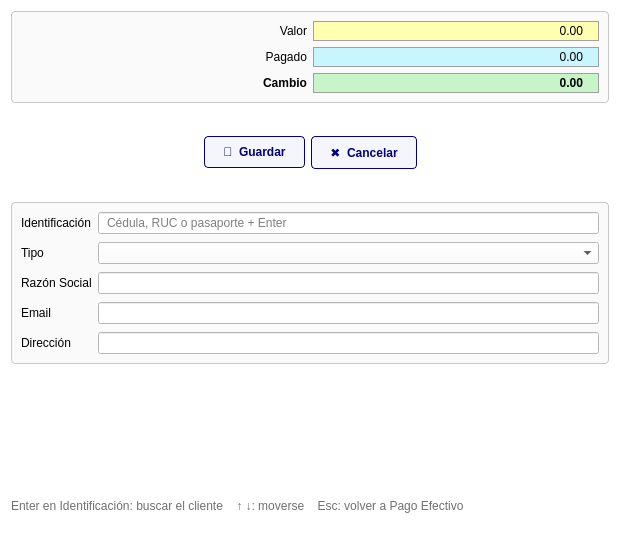
<?xml version="1.0" encoding="UTF-8"?>
<ui version="4.0">
 <class>Change</class>
 <widget class="QDialog" name="Change">
  <property name="geometry">
   <rect>
    <x>0</x>
    <y>0</y>
    <width>620</width>
    <height>560</height>
   </rect>
  </property>
  <property name="windowTitle">
   <string>Cambio</string>
  </property>
  <property name="styleSheet">
   <string notr="true">QDialog { background: white; }
QFrame#frameAmounts, QFrame#frameCustomer { background: #fafafa; border: 1px solid #c8c8c8;
                                            border-radius: 4px; }
QLabel#lbl_value, QLabel#lbl_paid, QLabel#lbl_change { border: 1px solid #a0a0a0;
                                                      color: black; padding: 2px 12px; }
QLabel#lbl_value { background: #ffffb0; }
QLabel#lbl_paid { background: #c8f5ff; }
QLabel#lbl_change { background: #c8f5c8; font-weight: bold; }
QLabel#lbl_change_title { font-weight: bold; }
QLineEdit, QComboBox { background: white; color: black; padding: 2px 6px; }
QLineEdit:focus, QComboBox:focus { background: #ffff80; }
QLineEdit:read-only { background: #f0f0f0; color: #404040; }
QLineEdit { selection-background-color: #1d4ed8; selection-color: white; }
QPushButton#push_save, QPushButton#push_cancel { background: #f4f6fb; color: #000080;
    border: 1px solid #000080; border-radius: 4px; padding: 8px 18px; font-weight: bold; }
QPushButton#push_save:focus, QPushButton#push_cancel:focus { background: #e6ff8c; }
QLabel#lbl_status[state=&quot;error&quot;] { color: #b00020; font-weight: bold; }
QLabel#lbl_status[state=&quot;ok&quot;] { color: #006400; font-weight: bold; }
QLabel#lbl_help { color: #707070; }</string>
  </property>
  <layout class="QVBoxLayout" name="verticalLayout">
   <item>
    <widget class="QFrame" name="frameAmounts">
     <property name="frameShape">
      <enum>QFrame::Shape::StyledPanel</enum>
     </property>
     <layout class="QGridLayout" name="gridLayout" columnstretch="1,1">
      <item row="0" column="0">
       <widget class="QLabel" name="lbl_value_title">
        <property name="text">
         <string>Valor</string>
        </property>
        <property name="alignment">
         <set>Qt::AlignmentFlag::AlignRight|Qt::AlignmentFlag::AlignVCenter</set>
        </property>
       </widget>
      </item>
      <item row="0" column="1">
       <widget class="QLabel" name="lbl_value">
        <property name="text">
         <string>0.00</string>
        </property>
        <property name="alignment">
         <set>Qt::AlignmentFlag::AlignRight|Qt::AlignmentFlag::AlignVCenter</set>
        </property>
       </widget>
      </item>
      <item row="1" column="0">
       <widget class="QLabel" name="lbl_paid_title">
        <property name="text">
         <string>Pagado</string>
        </property>
        <property name="alignment">
         <set>Qt::AlignmentFlag::AlignRight|Qt::AlignmentFlag::AlignVCenter</set>
        </property>
       </widget>
      </item>
      <item row="1" column="1">
       <widget class="QLabel" name="lbl_paid">
        <property name="text">
         <string>0.00</string>
        </property>
        <property name="alignment">
         <set>Qt::AlignmentFlag::AlignRight|Qt::AlignmentFlag::AlignVCenter</set>
        </property>
       </widget>
      </item>
      <item row="2" column="0">
       <widget class="QLabel" name="lbl_change_title">
        <property name="text">
         <string>Cambio</string>
        </property>
        <property name="alignment">
         <set>Qt::AlignmentFlag::AlignRight|Qt::AlignmentFlag::AlignVCenter</set>
        </property>
       </widget>
      </item>
      <item row="2" column="1">
       <widget class="QLabel" name="lbl_change">
        <property name="text">
         <string>0.00</string>
        </property>
        <property name="alignment">
         <set>Qt::AlignmentFlag::AlignRight|Qt::AlignmentFlag::AlignVCenter</set>
        </property>
       </widget>
      </item>
     </layout>
    </widget>
   </item>
   <item>
    <widget class="QFrame" name="frameButtons">
     <property name="frameShape">
      <enum>QFrame::Shape::NoFrame</enum>
     </property>
     <layout class="QHBoxLayout" name="horizontalLayout">
      <item>
       <spacer name="horizontalSpacer">
        <property name="orientation">
         <enum>Qt::Orientation::Horizontal</enum>
        </property>
        <property name="sizeHint" stdset="0">
         <size>
          <width>40</width>
          <height>20</height>
         </size>
        </property>
       </spacer>
      </item>
      <item>
       <widget class="QPushButton" name="push_save">
        <property name="text">
         <string>💾  Guardar</string>
        </property>
       </widget>
      </item>
      <item>
       <widget class="QPushButton" name="push_cancel">
        <property name="text">
         <string>✖  Cancelar</string>
        </property>
       </widget>
      </item>
      <item>
       <spacer name="horizontalSpacer_2">
        <property name="orientation">
         <enum>Qt::Orientation::Horizontal</enum>
        </property>
        <property name="sizeHint" stdset="0">
         <size>
          <width>40</width>
          <height>20</height>
         </size>
        </property>
       </spacer>
      </item>
     </layout>
    </widget>
   </item>
   <item>
    <widget class="QFrame" name="frameCustomer">
     <property name="frameShape">
      <enum>QFrame::Shape::StyledPanel</enum>
     </property>
     <layout class="QGridLayout" name="gridLayout_2" columnstretch="0,1">
      <property name="verticalSpacing">
       <number>8</number>
      </property>
      <item row="0" column="0">
       <widget class="QLabel" name="lbl_identification">
        <property name="text">
         <string>Identificación</string>
        </property>
       </widget>
      </item>
      <item row="0" column="1">
       <widget class="QLineEdit" name="txt_identification">
        <property name="maxLength">
         <number>20</number>
        </property>
        <property name="placeholderText">
         <string>Cédula, RUC o pasaporte + Enter</string>
        </property>
       </widget>
      </item>
      <item row="1" column="0">
       <widget class="QLabel" name="lbl_id_type">
        <property name="text">
         <string>Tipo</string>
        </property>
       </widget>
      </item>
      <item row="1" column="1">
       <widget class="QComboBox" name="cmb_id_type"/>
      </item>
      <item row="2" column="0">
       <widget class="QLabel" name="lbl_name">
        <property name="text">
         <string>Razón Social</string>
        </property>
       </widget>
      </item>
      <item row="2" column="1">
       <widget class="QLineEdit" name="txt_name"/>
      </item>
      <item row="3" column="0">
       <widget class="QLabel" name="lbl_email">
        <property name="text">
         <string>Email</string>
        </property>
       </widget>
      </item>
      <item row="3" column="1">
       <widget class="QLineEdit" name="txt_email"/>
      </item>
      <item row="4" column="0">
       <widget class="QLabel" name="lbl_street">
        <property name="text">
         <string>Dirección</string>
        </property>
       </widget>
      </item>
      <item row="4" column="1">
       <widget class="QLineEdit" name="txt_street"/>
      </item>
     </layout>
    </widget>
   </item>
   <item>
    <widget class="QLabel" name="lbl_status">
     <property name="text">
      <string/>
     </property>
     <property name="wordWrap">
      <bool>true</bool>
     </property>
    </widget>
   </item>
   <item>
    <widget class="QLabel" name="lbl_help">
     <property name="text">
      <string>Enter en Identificación: buscar el cliente    ↑ ↓: moverse    Esc: volver a Pago Efectivo</string>
     </property>
     <property name="wordWrap">
      <bool>true</bool>
     </property>
    </widget>
   </item>
  </layout>
 </widget>
 <tabstops>
  <tabstop>txt_identification</tabstop>
  <tabstop>cmb_id_type</tabstop>
  <tabstop>txt_name</tabstop>
  <tabstop>txt_email</tabstop>
  <tabstop>txt_street</tabstop>
  <tabstop>push_save</tabstop>
  <tabstop>push_cancel</tabstop>
 </tabstops>
 <resources/>
 <connections/>
</ui>
